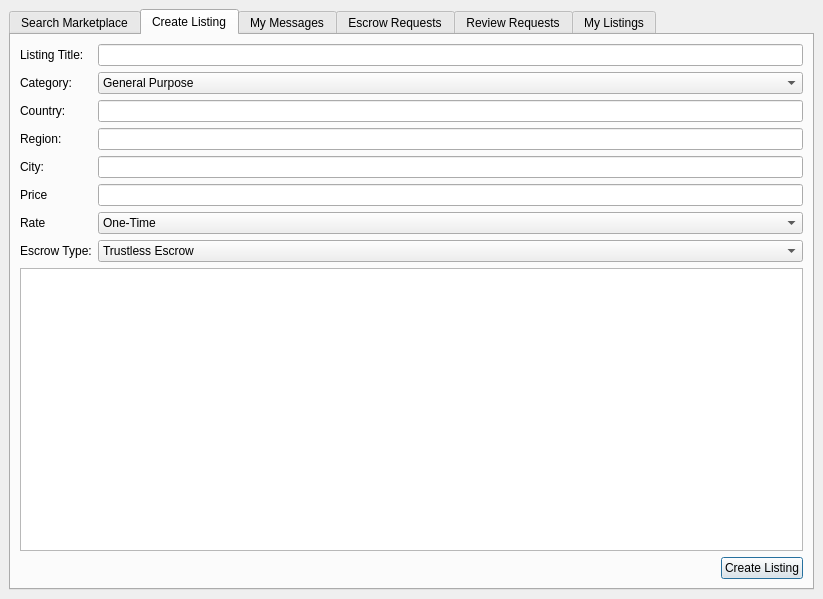
<?xml version="1.0" encoding="UTF-8"?>
<ui version="4.0">
 <class>OneMarket</class>
 <widget class="QMainWindow" name="OneMarket">
  <property name="geometry">
   <rect>
    <x>0</x>
    <y>0</y>
    <width>823</width>
    <height>599</height>
   </rect>
  </property>
  <property name="windowTitle">
   <string>MainWindow</string>
  </property>
  <widget class="QWidget" name="centralwidget">
   <layout class="QGridLayout" name="gridLayout">
    <item row="0" column="0">
     <widget class="QTabWidget" name="OneMarketTabControl">
      <property name="currentIndex">
       <number>1</number>
      </property>
      <widget class="QWidget" name="searchMarketplaceTab">
       <attribute name="title">
        <string>Search Marketplace</string>
       </attribute>
       <layout class="QGridLayout" name="gridLayout_5">
        <item row="1" column="0" colspan="2">
         <widget class="QGroupBox" name="groupBox">
          <property name="title">
           <string>Filters (-)</string>
          </property>
          <layout class="QGridLayout" name="gridLayout_6">
           <item row="0" column="0">
            <widget class="QLabel" name="label_5">
             <property name="sizePolicy">
              <sizepolicy hsizetype="Fixed" vsizetype="Preferred">
               <horstretch>0</horstretch>
               <verstretch>0</verstretch>
              </sizepolicy>
             </property>
             <property name="text">
              <string>Category:</string>
             </property>
            </widget>
           </item>
           <item row="2" column="0">
            <widget class="QLabel" name="label_9">
             <property name="text">
              <string>Region:</string>
             </property>
            </widget>
           </item>
           <item row="1" column="1">
            <widget class="QLineEdit" name="searchMarketPlaceCountryLineEdit"/>
           </item>
           <item row="1" column="0">
            <widget class="QLabel" name="label_6">
             <property name="text">
              <string>Country:</string>
             </property>
            </widget>
           </item>
           <item row="4" column="0">
            <widget class="QLabel" name="label_13">
             <property name="text">
              <string>Price:</string>
             </property>
            </widget>
           </item>
           <item row="0" column="1">
            <widget class="QComboBox" name="searchMarketplaceCategoryComboBox">
             <item>
              <property name="text">
               <string>All Categories</string>
              </property>
             </item>
            </widget>
           </item>
           <item row="3" column="1">
            <widget class="QLineEdit" name="searchMarketplaceCityLineEdit"/>
           </item>
           <item row="3" column="0">
            <widget class="QLabel" name="label_10">
             <property name="text">
              <string>City:</string>
             </property>
            </widget>
           </item>
           <item row="2" column="1">
            <widget class="QLineEdit" name="searchMarketPlaceRegionLineEdit"/>
           </item>
           <item row="4" column="1">
            <widget class="QLineEdit" name="lineEdit_4"/>
           </item>
           <item row="5" column="0">
            <widget class="QLabel" name="label_14">
             <property name="text">
              <string>Rate:</string>
             </property>
            </widget>
           </item>
           <item row="5" column="1">
            <widget class="QComboBox" name="comboBox_3">
             <item>
              <property name="text">
               <string>All Rates</string>
              </property>
             </item>
             <item>
              <property name="text">
               <string>One-Time</string>
              </property>
             </item>
             <item>
              <property name="text">
               <string>Hour</string>
              </property>
             </item>
             <item>
              <property name="text">
               <string>Week</string>
              </property>
             </item>
             <item>
              <property name="text">
               <string>Month</string>
              </property>
             </item>
             <item>
              <property name="text">
               <string>Year</string>
              </property>
             </item>
            </widget>
           </item>
           <item row="6" column="0">
            <widget class="QLabel" name="label_16">
             <property name="text">
              <string>Escrow Type:</string>
             </property>
            </widget>
           </item>
           <item row="6" column="1">
            <widget class="QComboBox" name="comboBox_5">
             <item>
              <property name="text">
               <string>Trustless Escrow</string>
              </property>
             </item>
             <item>
              <property name="text">
               <string>Third Party</string>
              </property>
             </item>
            </widget>
           </item>
          </layout>
         </widget>
        </item>
        <item row="0" column="1">
         <widget class="QLineEdit" name="searchMarketplaceSearchLineEdit"/>
        </item>
        <item row="0" column="0">
         <widget class="QLabel" name="label_4">
          <property name="text">
           <string>Search:</string>
          </property>
         </widget>
        </item>
        <item row="9" column="0" colspan="2">
         <widget class="QTableWidget" name="searchMarketplaceTableWidget">
          <property name="alternatingRowColors">
           <bool>true</bool>
          </property>
          <property name="sortingEnabled">
           <bool>true</bool>
          </property>
          <property name="columnCount">
           <number>6</number>
          </property>
          <attribute name="horizontalHeaderDefaultSectionSize">
           <number>120</number>
          </attribute>
          <attribute name="horizontalHeaderStretchLastSection">
           <bool>true</bool>
          </attribute>
          <column>
           <property name="text">
            <string>Title</string>
           </property>
          </column>
          <column>
           <property name="text">
            <string>Price</string>
           </property>
          </column>
          <column>
           <property name="text">
            <string>Rate</string>
           </property>
          </column>
          <column>
           <property name="text">
            <string>View Details</string>
           </property>
          </column>
          <column>
           <property name="text">
            <string>View Ratings</string>
           </property>
          </column>
          <column>
           <property name="text">
            <string>Send Message</string>
           </property>
          </column>
         </widget>
        </item>
        <item row="10" column="0" colspan="2">
         <widget class="QPushButton" name="searchMarketPlaceSearchButton">
          <property name="sizePolicy">
           <sizepolicy hsizetype="Fixed" vsizetype="Fixed">
            <horstretch>0</horstretch>
            <verstretch>0</verstretch>
           </sizepolicy>
          </property>
          <property name="layoutDirection">
           <enum>Qt::RightToLeft</enum>
          </property>
          <property name="text">
           <string>Search Listings</string>
          </property>
          <property name="autoDefault">
           <bool>true</bool>
          </property>
          <property name="default">
           <bool>true</bool>
          </property>
          <property name="flat">
           <bool>false</bool>
          </property>
         </widget>
        </item>
       </layout>
      </widget>
      <widget class="QWidget" name="createListingsTab">
       <attribute name="title">
        <string>Create Listing</string>
       </attribute>
       <layout class="QGridLayout" name="gridLayout_4">
        <item row="2" column="0">
         <widget class="QLabel" name="label_3">
          <property name="text">
           <string>Country:</string>
          </property>
         </widget>
        </item>
        <item row="0" column="1">
         <widget class="QLineEdit" name="createListingsTitleLineEdit"/>
        </item>
        <item row="8" column="0" colspan="2">
         <widget class="QTextEdit" name="createListingsDescriptionTextEdit">
          <property name="html">
           <string>&lt;!DOCTYPE HTML PUBLIC &quot;-//W3C//DTD HTML 4.0//EN&quot; &quot;http://www.w3.org/TR/REC-html40/strict.dtd&quot;&gt;
&lt;html&gt;&lt;head&gt;&lt;meta name=&quot;qrichtext&quot; content=&quot;1&quot; /&gt;&lt;style type=&quot;text/css&quot;&gt;
p, li { white-space: pre-wrap; }
&lt;/style&gt;&lt;/head&gt;&lt;body style=&quot; font-family:'Lucida Grande'; font-size:13pt; font-weight:400; font-style:normal;&quot;&gt;
&lt;p style=&quot;-qt-paragraph-type:empty; margin-top:0px; margin-bottom:0px; margin-left:0px; margin-right:0px; -qt-block-indent:0; text-indent:0px;&quot;&gt;&lt;br /&gt;&lt;/p&gt;&lt;/body&gt;&lt;/html&gt;</string>
          </property>
         </widget>
        </item>
        <item row="1" column="0">
         <widget class="QLabel" name="label_2">
          <property name="text">
           <string>Category:</string>
          </property>
         </widget>
        </item>
        <item row="6" column="1">
         <widget class="QComboBox" name="comboBox_2">
          <item>
           <property name="text">
            <string>One-Time</string>
           </property>
          </item>
          <item>
           <property name="text">
            <string>Hour</string>
           </property>
          </item>
          <item>
           <property name="text">
            <string>Week</string>
           </property>
          </item>
          <item>
           <property name="text">
            <string>Month</string>
           </property>
          </item>
          <item>
           <property name="text">
            <string>Year</string>
           </property>
          </item>
         </widget>
        </item>
        <item row="5" column="1">
         <widget class="QLineEdit" name="lineEdit_2"/>
        </item>
        <item row="0" column="0">
         <widget class="QLabel" name="label">
          <property name="text">
           <string>Listing Title:</string>
          </property>
         </widget>
        </item>
        <item row="7" column="1">
         <widget class="QComboBox" name="comboBox_4">
          <item>
           <property name="text">
            <string>Trustless Escrow</string>
           </property>
          </item>
          <item>
           <property name="text">
            <string>Third Party</string>
           </property>
          </item>
         </widget>
        </item>
        <item row="5" column="0">
         <widget class="QLabel" name="label_11">
          <property name="text">
           <string>Price</string>
          </property>
         </widget>
        </item>
        <item row="7" column="0">
         <widget class="QLabel" name="label_15">
          <property name="text">
           <string>Escrow Type:</string>
          </property>
         </widget>
        </item>
        <item row="4" column="1">
         <widget class="QLineEdit" name="lineEdit_6"/>
        </item>
        <item row="3" column="0">
         <widget class="QLabel" name="label_7">
          <property name="text">
           <string>Region:</string>
          </property>
         </widget>
        </item>
        <item row="3" column="1">
         <widget class="QLineEdit" name="lineEdit_5"/>
        </item>
        <item row="4" column="0">
         <widget class="QLabel" name="label_8">
          <property name="text">
           <string>City:</string>
          </property>
         </widget>
        </item>
        <item row="2" column="1">
         <widget class="QLineEdit" name="lineEdit_3"/>
        </item>
        <item row="6" column="0">
         <widget class="QLabel" name="label_12">
          <property name="text">
           <string>Rate</string>
          </property>
         </widget>
        </item>
        <item row="1" column="1">
         <widget class="QComboBox" name="comboBox">
          <item>
           <property name="text">
            <string>General Purpose</string>
           </property>
          </item>
         </widget>
        </item>
        <item row="9" column="1">
         <widget class="QPushButton" name="createListingsSubmitButton">
          <property name="sizePolicy">
           <sizepolicy hsizetype="Fixed" vsizetype="Fixed">
            <horstretch>0</horstretch>
            <verstretch>0</verstretch>
           </sizepolicy>
          </property>
          <property name="layoutDirection">
           <enum>Qt::RightToLeft</enum>
          </property>
          <property name="text">
           <string>Create Listing</string>
          </property>
          <property name="autoDefault">
           <bool>true</bool>
          </property>
          <property name="default">
           <bool>true</bool>
          </property>
         </widget>
        </item>
       </layout>
      </widget>
      <widget class="QWidget" name="messageTab">
       <attribute name="title">
        <string>My Messages</string>
       </attribute>
       <layout class="QGridLayout" name="gridLayout_3">
        <item row="0" column="0">
         <widget class="QTableWidget" name="tableWidget">
          <property name="editTriggers">
           <set>QAbstractItemView::NoEditTriggers</set>
          </property>
          <property name="alternatingRowColors">
           <bool>true</bool>
          </property>
          <property name="sortingEnabled">
           <bool>true</bool>
          </property>
          <property name="columnCount">
           <number>4</number>
          </property>
          <attribute name="horizontalHeaderDefaultSectionSize">
           <number>210</number>
          </attribute>
          <attribute name="horizontalHeaderStretchLastSection">
           <bool>true</bool>
          </attribute>
          <column>
           <property name="text">
            <string>Message Title</string>
           </property>
          </column>
          <column>
           <property name="text">
            <string>Sent From Address</string>
           </property>
          </column>
          <column>
           <property name="text">
            <string>View Message</string>
           </property>
          </column>
          <column>
           <property name="text">
            <string>Delete Message</string>
           </property>
          </column>
         </widget>
        </item>
       </layout>
      </widget>
      <widget class="QWidget" name="escrowRequestsTab">
       <attribute name="title">
        <string>Escrow Requests</string>
       </attribute>
       <layout class="QGridLayout" name="gridLayout_7">
        <item row="0" column="0">
         <widget class="QTableWidget" name="tableWidget_2">
          <property name="sortingEnabled">
           <bool>true</bool>
          </property>
          <attribute name="horizontalHeaderDefaultSectionSize">
           <number>150</number>
          </attribute>
          <attribute name="horizontalHeaderStretchLastSection">
           <bool>true</bool>
          </attribute>
          <column>
           <property name="text">
            <string>Request Address</string>
           </property>
          </column>
          <column>
           <property name="text">
            <string>Failed Transactions</string>
           </property>
          </column>
          <column>
           <property name="text">
            <string>Successful Transactions</string>
           </property>
          </column>
          <column>
           <property name="text">
            <string>Deny Escrow</string>
           </property>
          </column>
          <column>
           <property name="text">
            <string>Accept Escrow</string>
           </property>
          </column>
         </widget>
        </item>
       </layout>
      </widget>
      <widget class="QWidget" name="reviewRequestsTab">
       <attribute name="title">
        <string>Review Requests</string>
       </attribute>
       <layout class="QGridLayout" name="gridLayout_8">
        <item row="0" column="0">
         <widget class="QTableWidget" name="tableWidget_3">
          <property name="alternatingRowColors">
           <bool>true</bool>
          </property>
          <property name="sortingEnabled">
           <bool>true</bool>
          </property>
          <property name="columnCount">
           <number>4</number>
          </property>
          <attribute name="horizontalHeaderDefaultSectionSize">
           <number>185</number>
          </attribute>
          <attribute name="horizontalHeaderStretchLastSection">
           <bool>true</bool>
          </attribute>
          <column>
           <property name="text">
            <string>Listing Title</string>
           </property>
          </column>
          <column>
           <property name="text">
            <string>Self-Regulation Fee</string>
           </property>
          </column>
          <column>
           <property name="text">
            <string>View Description</string>
           </property>
          </column>
          <column>
           <property name="text">
            <string>Accept Listing</string>
           </property>
          </column>
         </widget>
        </item>
       </layout>
      </widget>
      <widget class="QWidget" name="myListsingsTab">
       <attribute name="title">
        <string>My Listings</string>
       </attribute>
       <layout class="QGridLayout" name="gridLayout_2">
        <item row="0" column="0">
         <widget class="QTableWidget" name="myListingsTableWidget">
          <property name="editTriggers">
           <set>QAbstractItemView::NoEditTriggers</set>
          </property>
          <property name="alternatingRowColors">
           <bool>true</bool>
          </property>
          <property name="sortingEnabled">
           <bool>true</bool>
          </property>
          <property name="rowCount">
           <number>0</number>
          </property>
          <property name="columnCount">
           <number>4</number>
          </property>
          <attribute name="horizontalHeaderCascadingSectionResizes">
           <bool>false</bool>
          </attribute>
          <attribute name="horizontalHeaderDefaultSectionSize">
           <number>210</number>
          </attribute>
          <attribute name="horizontalHeaderMinimumSectionSize">
           <number>20</number>
          </attribute>
          <attribute name="horizontalHeaderStretchLastSection">
           <bool>true</bool>
          </attribute>
          <column>
           <property name="text">
            <string>Listing Title</string>
           </property>
          </column>
          <column>
           <property name="text">
            <string>Listing Status</string>
           </property>
          </column>
          <column>
           <property name="text">
            <string>Expire Block</string>
           </property>
          </column>
          <column>
           <property name="text">
            <string>Cancel Listing</string>
           </property>
          </column>
         </widget>
        </item>
       </layout>
      </widget>
     </widget>
    </item>
   </layout>
  </widget>
 </widget>
 <tabstops>
  <tabstop>createListingsTitleLineEdit</tabstop>
  <tabstop>comboBox</tabstop>
  <tabstop>lineEdit_3</tabstop>
  <tabstop>lineEdit_5</tabstop>
  <tabstop>lineEdit_6</tabstop>
  <tabstop>lineEdit_2</tabstop>
  <tabstop>comboBox_2</tabstop>
  <tabstop>comboBox_4</tabstop>
  <tabstop>createListingsDescriptionTextEdit</tabstop>
  <tabstop>createListingsSubmitButton</tabstop>
  <tabstop>searchMarketPlaceSearchButton</tabstop>
  <tabstop>OneMarketTabControl</tabstop>
  <tabstop>searchMarketplaceSearchLineEdit</tabstop>
  <tabstop>comboBox_3</tabstop>
  <tabstop>lineEdit_4</tabstop>
  <tabstop>comboBox_5</tabstop>
  <tabstop>searchMarketPlaceRegionLineEdit</tabstop>
  <tabstop>searchMarketplaceCityLineEdit</tabstop>
  <tabstop>searchMarketplaceCategoryComboBox</tabstop>
  <tabstop>searchMarketPlaceCountryLineEdit</tabstop>
  <tabstop>searchMarketplaceTableWidget</tabstop>
  <tabstop>tableWidget</tabstop>
  <tabstop>tableWidget_2</tabstop>
  <tabstop>tableWidget_3</tabstop>
  <tabstop>myListingsTableWidget</tabstop>
 </tabstops>
 <resources/>
 <connections/>
</ui>
